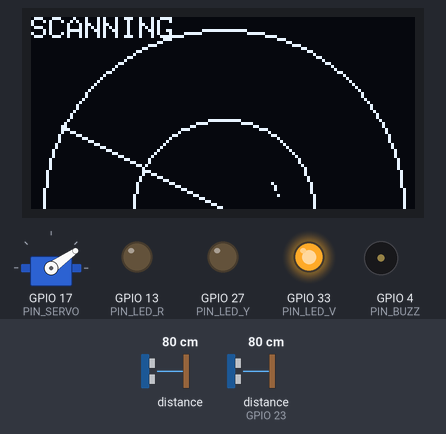
A sketch run on a simulated ESP32. On the bench: 128×64 one-colour display, servo, output pins drawn as LEDs (lit = HIGH), buzzer (waves = sounding, pin HIGH). The test bench sets the inputs (shaded band); at power-on: distance to the obstacle 80 cm, distance to the obstacle (sensor on GPIO 23) 80 cm. The echo pulse lasts 58.3 µs per cm; WiFi joins after 1.5 s; servers stay silent unless stated; web services answer with replies made up by the test bench; not simulated (calls return 0 or success): secrets.h.

Above: at 4.8 s.
4.9 s: distance to the obstacle (sensor 0) set to 76 cm
At 5.4 s:
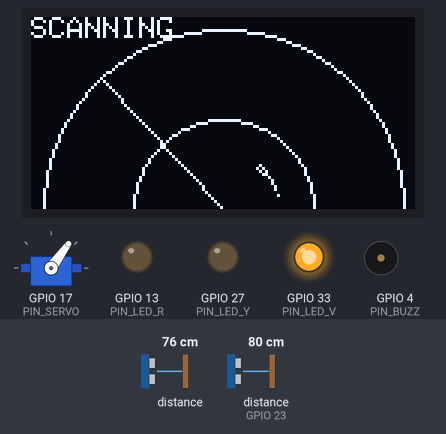
6.6 s: distance to the obstacle (sensor 0) set to 43 cm
At 7.5 s:
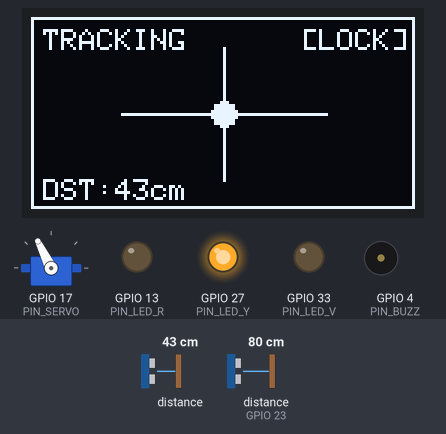
8.5 s: distance to the obstacle (sensor 0) set to 37 cm
At 9.29 s:
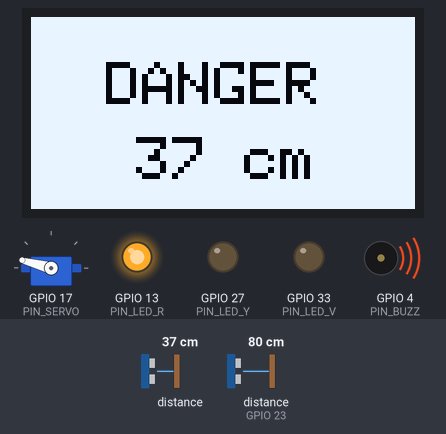
10.4 s: distance to the obstacle (sensor 0) set to 60 cm
At 11.73 s:
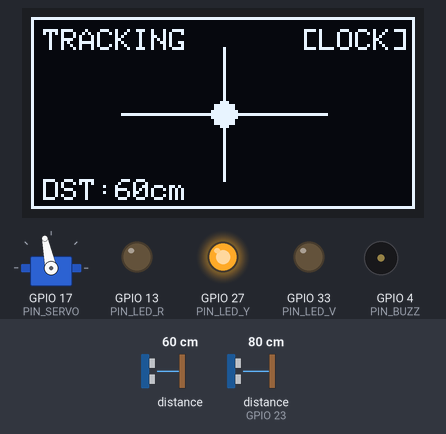
13.3 s: distance to the obstacle (sensor 0) set to 9 cm
At 14.94 s:
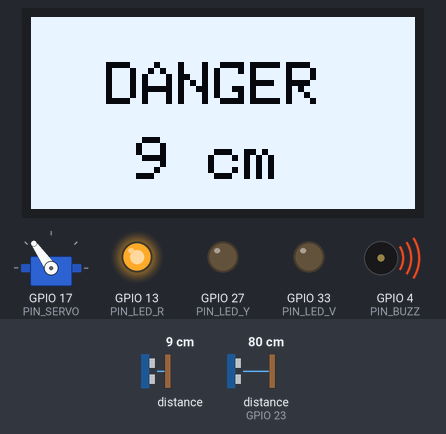
15.7 s: distance to the obstacle (sensor 0) set to 18 cm
At 16.86 s:
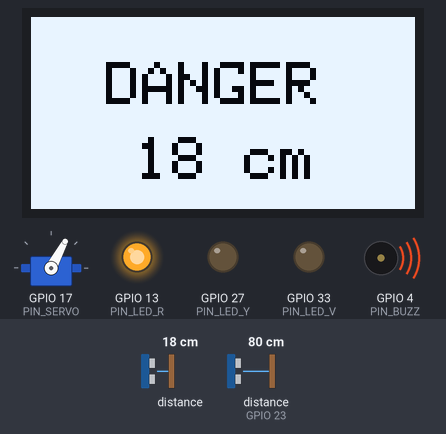
Timing chart, 0 to 22.1 s (numbered marks = the images above; inputs shaded):
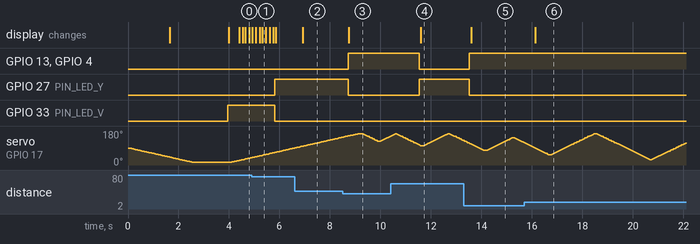

The sketch:

sentinel.ino
```cpp
#include <Wire.h>
#include <Adafruit_GFX.h>
#include <Adafruit_SH110X.h>
#include <Adafruit_VL53L0X.h>
#include <NewPing.h>
#include <WiFi.h>
#include <ServoEasing.hpp>
#include <esp_task_wdt.h>
#include "soc/soc.h"
#include "soc/rtc_cntl_reg.h"
#include "secrets.h"

// --- CONFIGURAZIONE PIN ---
#define PIN_SERVO      17
#define PIN_TRIG       15
#define PIN_ECHO       23
#define PIN_BUZZ       4
#define PIN_LED_V      33
#define PIN_LED_Y      27
#define PIN_LED_R      13

// --- COSTANTI LOGICA E SOGLIE ---
const String telegram_username      = TELEGRAM_USERNAME;
const int INVALID_DIST              = 999;
const int MIN_VALID_DIST            = 5;
const int MAX_WORLD_DIST            = 250;
const int LOCK_DIST                 = 80;
const int DANGER_DIST               = 40;
const int TRACK_WIDTH               = 25;
const int SERVO_MIN_ANGLE           = 15;
const int SERVO_MAX_ANGLE           = 165;
const int SERVO_CENTER_ANGLE        = 90;
const int SERVO_SPEED_SCAN          = 30;
const int SERVO_SPEED_TRACK         = 65;
const int RADAR_MAP_SIZE            = 181;
const int LASER_HISTORY_SIZE        = 3;
const unsigned long TRACKING_TIMEOUT_MS = 3000;
const unsigned long DANGER_TIMEOUT_MS   = 1000;
const unsigned long DISPLAY_UPDATE_MS   = 50;
const int TRACK_MIN_DETECTIONS      = 6;
const int TRACK_MAX_DETECTIONS      = 10;
const int DANGER_MIN_DETECTIONS     = 3;

// --- COSTANTI DISPLAY ---
const int OLED_WIDTH                = 128;
const int OLED_HEIGHT               = 64;
const int SCAN_CENTER_X             = 64;
const int SCAN_CENTER_Y             = 64;
const int SCAN_RADIUS_OUTER         = 60;
const int SCAN_RADIUS_INNER         = 30;
const int TRACK_CROSSHAIR_X         = 64;
const int TRACK_CROSSHAIR_Y         = 32;
const int TRACK_CROSSHAIR_R         = 4;

// --- OGGETTI HARDWARE ---
Adafruit_SH1106G display(OLED_WIDTH, OLED_HEIGHT, &Wire, -1);
Adafruit_VL53L0X lox = Adafruit_VL53L0X();
NewPing sonar(PIN_TRIG, PIN_ECHO, MAX_WORLD_DIST);
ServoEasing myServo;

// --- VARIABILI GLOBALI E CONDIVISE ---
volatile int  sharedDist            = INVALID_DIST;
volatile int  sharedAngle           = SERVO_CENTER_ANGLE;
volatile bool systemReady           = false;
volatile bool isTrackingMode        = false;
volatile bool isDangerActive        = false;
volatile int  bootPhase             = 0;
volatile int  lastKnownDangerDist   = 0;

int radarMap[RADAR_MAP_SIZE];
int laserHistory[LASER_HISTORY_SIZE] = {INVALID_DIST, INVALID_DIST, INVALID_DIST};
byte laserIdx = 0;
int detectionCount = 0;

int           currentScanTarget     = SERVO_MAX_ANGLE;
unsigned long lastDetectionTime     = 0;
int           trackingCenter        = SERVO_CENTER_ANGLE;
int           trackBestAngle        = SERVO_CENTER_ANGLE;
int           trackBestDist         = INVALID_DIST;
bool          trackSweepLeft        = true;
unsigned long lastDangerTime        = 0;
unsigned long lastDisplayUpdate     = 0;

// --- FUNZIONI DI SUPPORTO ---
int getMedian(int a, int b, int c) {
  if ((a <= b && b <= c) || (c <= b && b <= a)) return b;
  if ((b <= a && a <= c) || (c <= a && a <= b)) return a;
  return c;
}

void sendLightMessage(String text) {
  if (WiFi.status() == WL_CONNECTED) {
    WiFiClient client;
    if (client.connect("api.callmebot.com", 80)) {
      text.replace(" ", "%20");
      String url = "/text.php?user=" + telegram_username + "&text=" + text;
      client.print(String("GET ") + url + " HTTP/1.1\r\nHost: api.callmebot.com\r\nConnection: close\r\n\r\n");
      unsigned long timeout = millis();
      while (client.available() == 0) {
        if (millis() - timeout > 1500) { client.stop(); return; }
      }
      client.stop();
    }
  }
}

// --- TASK TELEGRAM (Core 0) ---
void TaskTelegram(void * pvParameters) {
  WiFi.begin(SECRET_WIFI_SSID, SECRET_WIFI_PASS);
  int tentativi = 0;
  while (WiFi.status() != WL_CONNECTED && tentativi < 20) {
    vTaskDelay(500);
    tentativi++;
  }

  if (WiFi.status() == WL_CONNECTED) {
    bootPhase = 1; systemReady = true;
    sendLightMessage("SENTINEL ONLINE");
  } else { bootPhase = 2; }

  vTaskDelay(2000);
  bootPhase = 3;

  bool inDangerZoneLocal = false;
  unsigned long lastDangerTimeLocal = 0;

  for (;;) {
    vTaskDelay(100);
    if (systemReady) {
      unsigned long now = millis();
      if (isDangerActive) {
        if (!inDangerZoneLocal || (now - lastDangerTimeLocal > 5000)) {
          String msg = inDangerZoneLocal ? "Ancora rilevato: " + String(lastKnownDangerDist) + "cm" : "INTRUSO! Rilevato a " + String(lastKnownDangerDist) + "cm";
          sendLightMessage(msg);
          inDangerZoneLocal = true; lastDangerTimeLocal = now;
        }
      } else if (inDangerZoneLocal) {
        vTaskDelay(3000);
        if (!isDangerActive) {
          sendLightMessage("Zona Libera"); inDangerZoneLocal = false;
        }
      }
    }
  }
}

// --- LOGICA MODULARE (Core 1) ---
int readSensors() {
  int rawLaser = INVALID_DIST;
  VL53L0X_RangingMeasurementData_t m;
  lox.rangingTest(&m, false);
  if (m.RangeStatus != 4) rawLaser = m.RangeMilliMeter / 10;
  if (rawLaser < MIN_VALID_DIST) rawLaser = INVALID_DIST;

  laserHistory[laserIdx] = rawLaser;
  laserIdx = (laserIdx + 1) % LASER_HISTORY_SIZE;
  int laserVal = getMedian(laserHistory[0], laserHistory[1], laserHistory[2]);

  unsigned int uS = sonar.ping_median(3);
  int sonarVal = sonar.convert_cm(uS);
  if (sonarVal > 0 && sonarVal < MIN_VALID_DIST) sonarVal = INVALID_DIST;

  if (laserVal > 0 && laserVal < LOCK_DIST) return laserVal;
  if (sonarVal > 0 && sonarVal < MAX_WORLD_DIST) return sonarVal;
  return INVALID_DIST;
}

void updateSystemState(int finalDist, unsigned long now) {
  if (isTrackingMode && (now - lastDetectionTime > TRACKING_TIMEOUT_MS)) {
    isTrackingMode = false;
    trackBestDist = INVALID_DIST; trackBestAngle = trackingCenter;
    myServo.setSpeed(SERVO_SPEED_SCAN);
    detectionCount = 0;
  }

  if (finalDist > 0 && finalDist < LOCK_DIST) {
    detectionCount++;
    if (isTrackingMode) lastDetectionTime = now;

    if (detectionCount >= TRACK_MIN_DETECTIONS) {
      lastDetectionTime = now;
      if (!isTrackingMode) {
        isTrackingMode = true;
        trackingCenter = myServo.getCurrentAngle();
        trackBestAngle = trackingCenter;
        trackBestDist  = finalDist;
        trackSweepLeft = true;
      }
      if(detectionCount > TRACK_MAX_DETECTIONS) detectionCount = TRACK_MAX_DETECTIONS;
    }
  } else {
    detectionCount = 0;
  }

  if (finalDist > 0 && finalDist < DANGER_DIST && detectionCount >= DANGER_MIN_DETECTIONS) {
    isDangerActive = true;
    lastDangerTime = now;
    lastKnownDangerDist = finalDist;
  }

  if (isDangerActive && (now - lastDangerTime > DANGER_TIMEOUT_MS)) {
    isDangerActive = false;
  }
}

void updateServo(int finalDist, int currentServoAngle) {
  if (isTrackingMode) {
    int minCone = max(SERVO_MIN_ANGLE, trackingCenter - TRACK_WIDTH);
    int maxCone = min(SERVO_MAX_ANGLE, trackingCenter + TRACK_WIDTH);

    if (myServo.isMoving()) {
      if (finalDist > 0 && finalDist < LOCK_DIST && finalDist < trackBestDist) {
        trackBestDist = finalDist; trackBestAngle = currentServoAngle;
      }
    } else {
      if (trackBestDist < LOCK_DIST) trackingCenter = trackBestAngle;
      trackBestDist = INVALID_DIST; trackBestAngle = trackingCenter;
      minCone = max(SERVO_MIN_ANGLE, trackingCenter - TRACK_WIDTH);
      maxCone = min(SERVO_MAX_ANGLE, trackingCenter + TRACK_WIDTH);
      trackSweepLeft = !trackSweepLeft;
      int nextTarget = trackSweepLeft ? minCone : maxCone;
      myServo.setSpeed(SERVO_SPEED_TRACK); myServo.startEaseTo(nextTarget);
    }
  } else {
    if (!myServo.isMoving()) {
      currentScanTarget = (currentScanTarget >= SERVO_MAX_ANGLE - 5) ? SERVO_MIN_ANGLE : SERVO_MAX_ANGLE;
      myServo.setSpeed(SERVO_SPEED_SCAN); myServo.startEaseTo(currentScanTarget);
    }
  }
}

void updatePeripherals(int finalDist, int currentServoAngle, unsigned long now) {
  if (finalDist > 0 && finalDist < MAX_WORLD_DIST) radarMap[currentServoAngle] = finalDist;
  else radarMap[currentServoAngle] = 0;

  digitalWrite(PIN_LED_V, !isDangerActive && !isTrackingMode ? HIGH : LOW);
  digitalWrite(PIN_LED_Y, isTrackingMode && !isDangerActive ? HIGH : LOW);
  digitalWrite(PIN_LED_R, isDangerActive ? HIGH : LOW);
  digitalWrite(PIN_BUZZ, isDangerActive ? HIGH : LOW);

  if (now - lastDisplayUpdate > DISPLAY_UPDATE_MS) {
    if (isDangerActive) drawDanger(lastKnownDangerDist);
    else if (isTrackingMode) drawTracking(finalDist < LOCK_DIST ? finalDist : lastKnownDangerDist);
    else drawScanning(currentServoAngle);
    lastDisplayUpdate = now;
  }
}

// --- SETUP & LOOP ---
void setup() {
  Serial.begin(115200);

  esp_task_wdt_deinit();
  esp_task_wdt_config_t wdt_config = { .timeout_ms = 30000, .idle_core_mask = (1 << 1), .trigger_panic = true };
  esp_task_wdt_init(&wdt_config);
  esp_task_wdt_add(NULL);

  pinMode(PIN_LED_V, OUTPUT); pinMode(PIN_LED_Y, OUTPUT); pinMode(PIN_LED_R, OUTPUT);
  pinMode(PIN_BUZZ, OUTPUT);

  Wire.begin(21, 22); display.begin(0x3C, true);
  lox.begin();

  if (myServo.attach(PIN_SERVO) != -1) {
    myServo.setEasingType(EASE_LINEAR);
    myServo.setSpeed(SERVO_SPEED_SCAN); myServo.startEaseTo(SERVO_MIN_ANGLE);
  }

  xTaskCreatePinnedToCore(TaskTelegram, "TelegramTask", 10000, NULL, 1, NULL, 0);
}

void loop() {
  esp_task_wdt_reset();

  if (bootPhase < 3) {
    display.clearDisplay(); display.setTextSize(1); display.setTextColor(SH110X_WHITE); display.setCursor(10, 20);
    if (bootPhase == 0) display.print("WIFI CONNECTING...");
    else if (bootPhase == 1) display.print("WIFI OK! ONLINE");
    else if (bootPhase == 2) display.print("WIFI FAIL. OFFLINE");
    display.display();
    return;
  }

  unsigned long now = millis();
  int currentServoAngle = myServo.getCurrentAngle();

  int finalDist = readSensors();
  sharedDist = finalDist;
  sharedAngle = currentServoAngle;

  updateSystemState(finalDist, now);
  updateServo(finalDist, currentServoAngle);
  updatePeripherals(finalDist, currentServoAngle, now);

  delay(10);
}

// --- FUNZIONI DI DISEGNO DISPLAY ---
void drawScanning(int angle) {
  display.clearDisplay(); display.setTextSize(1); display.setCursor(0, 0); display.print("SCANNING");

  display.drawCircle(SCAN_CENTER_X, SCAN_CENTER_Y, SCAN_RADIUS_OUTER, SH110X_WHITE);
  display.drawCircle(SCAN_CENTER_X, SCAN_CENTER_Y, SCAN_RADIUS_INNER, SH110X_WHITE);

  for (int i = 0; i < RADAR_MAP_SIZE; i++) {
    if (radarMap[i] > 0) {
      float rad = i * PI / 180.0;
      int distPx = map(radarMap[i], 0, MAX_WORLD_DIST, 0, SCAN_RADIUS_OUTER);
      int px = SCAN_CENTER_X + distPx * cos(rad);
      int py = SCAN_CENTER_Y - distPx * sin(rad);

      if (radarMap[i] < LOCK_DIST) display.drawCircle(px, py, 1, SH110X_WHITE);
      else display.drawPixel(px, py, SH110X_WHITE);
    }
  }
  float lineRad = (180 - angle) * PI / 180.0;
  display.drawLine(SCAN_CENTER_X, SCAN_CENTER_Y, SCAN_CENTER_X + SCAN_RADIUS_OUTER * cos(lineRad), SCAN_CENTER_Y - SCAN_RADIUS_OUTER * sin(lineRad), SH110X_WHITE);
  display.display();
}

void drawTracking(int d) {
  display.clearDisplay();
  display.drawRect(0, 0, OLED_WIDTH, OLED_HEIGHT, SH110X_WHITE);

  // Mirino
  display.drawLine(TRACK_CROSSHAIR_X, 10, TRACK_CROSSHAIR_X, OLED_HEIGHT - 10, SH110X_WHITE);
  display.drawLine(30, TRACK_CROSSHAIR_Y, 98, TRACK_CROSSHAIR_Y, SH110X_WHITE);
  display.fillCircle(TRACK_CROSSHAIR_X, TRACK_CROSSHAIR_Y, TRACK_CROSSHAIR_R, SH110X_WHITE);

  // Testi
  display.setTextSize(1); display.setTextColor(SH110X_WHITE);
  display.setCursor(4, 4); display.print("TRACKING");
  display.setCursor(4, OLED_HEIGHT - 10); display.print("DST:"); display.print(d); display.print("cm");

  if (isTrackingMode) { display.setCursor(OLED_WIDTH - 38, 4); display.print("[LOCK]"); }
  display.display();
}

void drawDanger(int d) {
  display.clearDisplay();
  display.fillRect(0, 0, OLED_WIDTH, OLED_HEIGHT, SH110X_WHITE);

  display.setTextColor(SH110X_BLACK);
  display.setTextSize(2); display.setCursor(OLED_WIDTH / 2 - 39, 15); display.print("DANGER");
  display.setTextSize(2); display.setCursor(OLED_WIDTH / 2 - 29, 40); display.print(d); display.print(" cm");

  display.setTextColor(SH110X_WHITE);
  display.display();
}
```

Measured:
- the behaviour switches between 80 and 79 cm on distance to the obstacle (sensor 0) (found by bisection; images 0 and 1)
- the behaviour switches between 40 and 39 cm on distance to the obstacle (sensor 0) (found by bisection; images 2 and 3)
- after the input at 4.9 s, GPIO 27 (PIN_LED_Y): LOW → HIGH after 0.91 s; GPIO 33 (PIN_LED_V): HIGH → LOW after 0.91 s
- after the input at 6.6 s, the display: changes after 0.31 s (image 2)
- after the input at 8.5 s, GPIO 13 (PIN_LED_R), GPIO 4 (PIN_BUZZ): LOW → HIGH after 0.21 s; GPIO 27 (PIN_LED_Y): HIGH → LOW after 0.21 s; the display: changes after 0.25 s (image 3)
- after the input at 10.4 s, GPIO 13 (PIN_LED_R), GPIO 4 (PIN_BUZZ): HIGH → LOW after 1.1 s; GPIO 27 (PIN_LED_Y): LOW → HIGH after 1.1 s; the display: changes after 1.2 s (image 4)
- after the input at 13.3 s, GPIO 13 (PIN_LED_R), GPIO 4 (PIN_BUZZ): LOW → HIGH after 0.22 s; GPIO 27 (PIN_LED_Y): HIGH → LOW after 0.22 s; the display: changes after 0.30 s (image 5)
- after the input at 15.7 s, the display: changes after 0.43 s (image 6)
